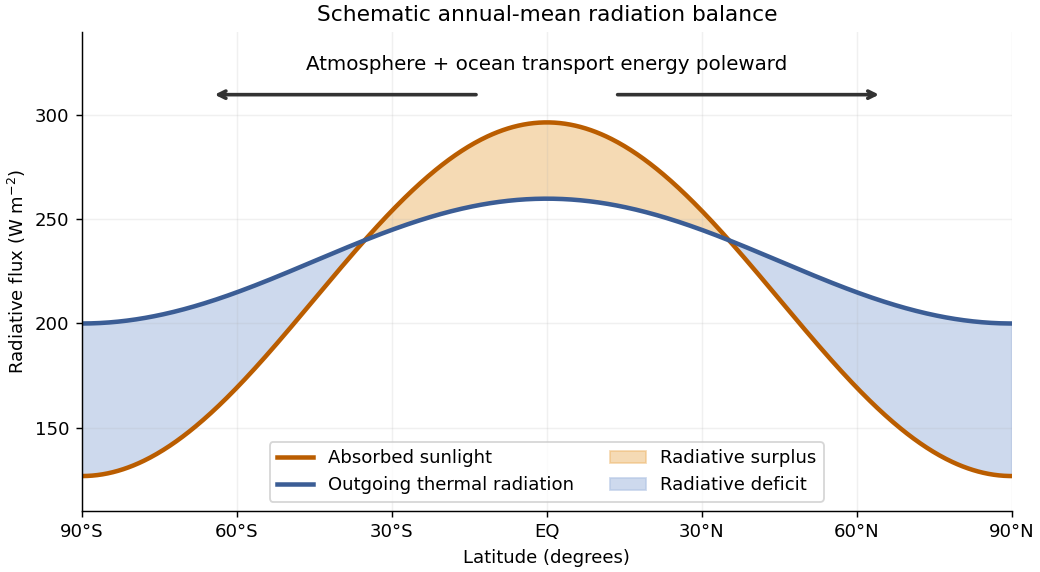

Write Python code to recreate this figure.
"""Illustrative radiation-budget sketch; Python 3.14, numpy and matplotlib.

Run from the desired output directory; writes only the identically named PNG.
The curves are analytic schematic functions, not observational data.
"""
from pathlib import Path
import matplotlib
matplotlib.use("Agg")
import matplotlib.pyplot as plt
import numpy as np

lat = np.linspace(-90, 90, 721)
shape = np.cos(np.deg2rad(lat)) ** 2 - 2 / 3
absorbed = 240 + 170 * shape
outgoing = 240 + 60 * shape
fig, ax = plt.subplots(figsize=(8, 4.4), layout="constrained", facecolor="white")
ax.set_facecolor("white")
ax.plot(lat, absorbed, color="#ba5d00", lw=2.5, label="Absorbed sunlight")
ax.plot(lat, outgoing, color="#3b5d95", lw=2.5, label="Outgoing thermal radiation")
ax.fill_between(lat, outgoing, absorbed, where=absorbed >= outgoing,
                color="#edb66b", alpha=.5, label="Radiative surplus")
ax.fill_between(lat, outgoing, absorbed, where=absorbed < outgoing,
                color="#b2c5e4", alpha=.65, label="Radiative deficit")
for start, end in [(-13, -65), (13, 65)]:
    ax.annotate("", xy=(end, 310), xytext=(start, 310),
                arrowprops=dict(arrowstyle="->", lw=2, color="#333333"))
ax.text(0, 322, "Atmosphere + ocean transport energy poleward", ha="center", fontsize=11)
ax.set(xlim=(-90, 90), ylim=(110, 340), xlabel="Latitude (degrees)",
       ylabel=r"Radiative flux (W m$^{-2}$)",
       title="Schematic annual-mean radiation balance")
ax.set_xticks([-90, -60, -30, 0, 30, 60, 90],
              ["90°S", "60°S", "30°S", "EQ", "30°N", "60°N", "90°N"])
ax.legend(loc="lower center", ncol=2, fontsize=10)
ax.spines[["top", "right"]].set_visible(False)
ax.grid(alpha=.18)
fig.savefig(Path.cwd() / (Path(__file__).stem + ".png"), dpi=130, facecolor="white")
plt.close(fig)
